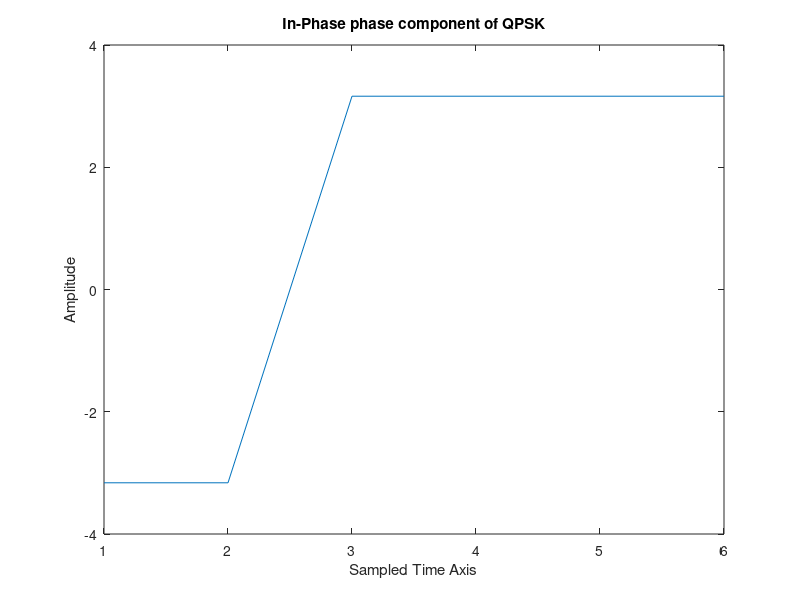
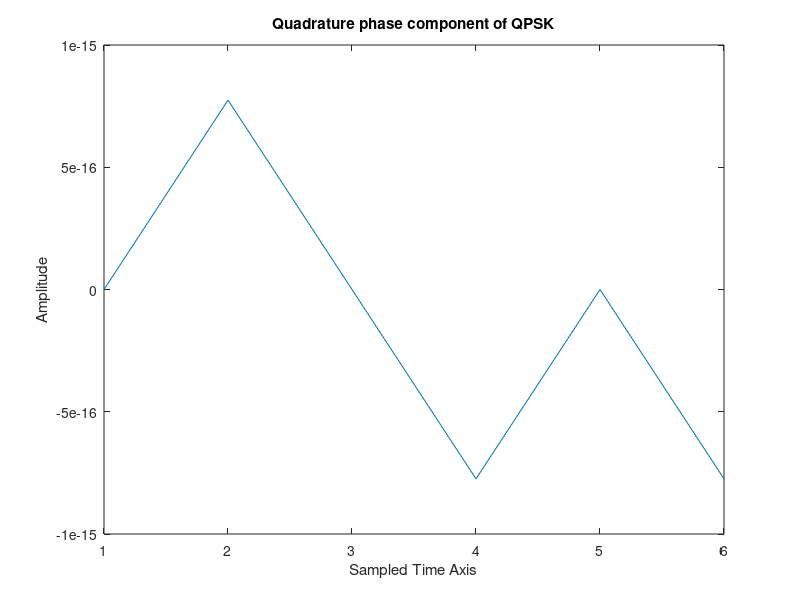
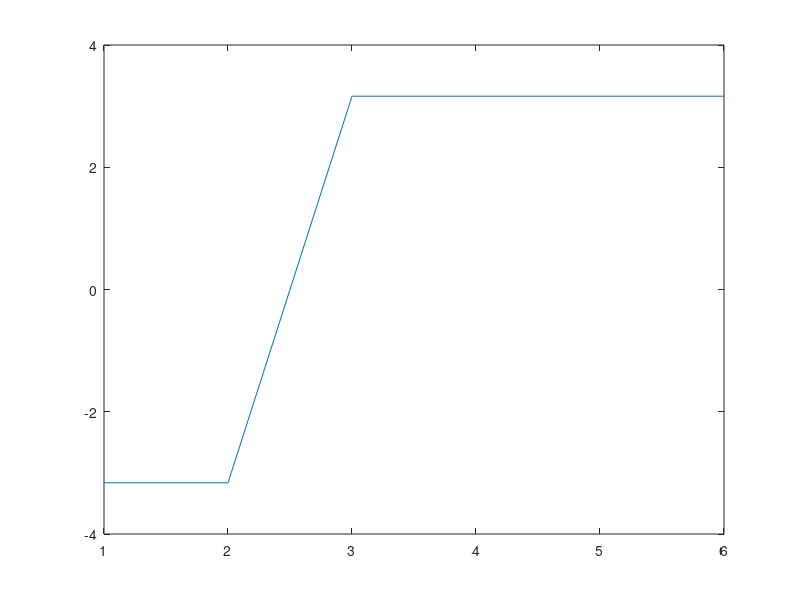
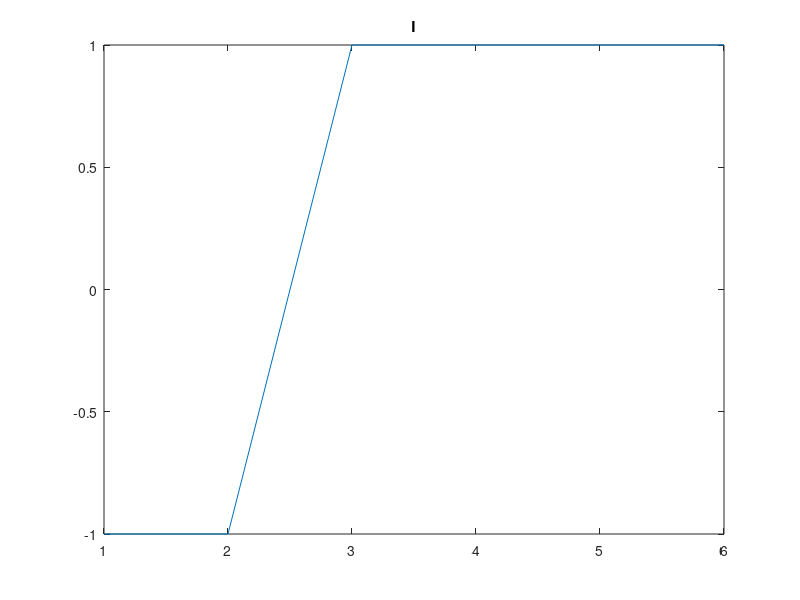

The MATLAB source for these figures, in order:
%QPSK Implemenatation
clear;
%This is the first part of the problem where we are first generating a
%random input of size 6 bits, which results in 3 QPSk sysmbols;
Input = round(rand(1,6));
%Conversion of the bits to -1 and +1;
s = 2*Input - 1;

%The frequncy of the signal along with its sampling frequency which should
%be 10 times more than the frequency of the signal as recommended;
F = input('Enter the frequency of the signal ');
Fs = input('Enter the sampling frequncy ');

%Generating the in-phase component of the first symbol
I = s(1)*sqrt(2*F)*cos(2*pi*F/Fs*[0:(Fs/F)]);
%Generating the quadrature phase component of the first symbol
Q = s(2)*sqrt(2*F)*sin(2*pi*F/Fs*[0:(Fs/F)]);

%Generating the second and the third symbol of the signal;
for i =2:3
I1 = s(2*i-1)*sqrt(2*F)*cos(2*pi*F/Fs*[0:Fs/F]);
Q1 = s(2*i)*sqrt(2*F)*sin(2*pi*F/Fs*[0:Fs/F]);
I = [I I1];
Q = [Q Q1];
end

%plot for Quadrature phase component
plot(I);
title('In-Phase phase component of QPSK');
xlabel('Sampled Time Axis');
ylabel('Amplitude');
figure;

%Plot for in-phase component
plot(Q);
title('Quadrature phase component of QPSK');
xlabel('Sampled Time Axis');
ylabel('Amplitude');
figure;
%Obtaning the QPSk Signal
x = I+Q;

title('QPSK Signal');
xlabel('Samples Time Axis');
ylabel('Amplitude');
plot(x);

figure;
a2 = s(1);
for j  = 0:F/Fs:.01
    a1 = s(1);
    a2 = [a2 a1];
end

for i = 2:3
    a = s(2*i-1);
      for j = 0:F/Fs:.01
         a = [a s(2*i-1)];   
      end
    a2 = [a2 a];
end
    plot(a2);
    title('I');
    
figure;
b2 = s(2);
for j  = 0:F/Fs:.01
    b1 = s(2);
    b2 = [b2 b1];
end

for i = 2:3
    b = s(2*i);
      for j = 0:F/Fs:.01
         b = [b s(2*i)];   
      end
    b2 = [b2 b];
end
    plot(b2);
    title('Q');


 
%Detection of QPSK signals 
N=1000;%Number of Iterations
s1=[1 0];
s2=[0 1];
s3=[-1 0];
s4=[0 -1];
No=.1507;

symbolerror=0;% initializing eror 
for i=1:N
    %generation of uniformly distributed symbols
    a=rand;
    if(a<=0.25)
        data=s1;
    elseif(a<=0.5&a>0.25)
        data=s2;
    elseif(a>0.5&a<=0.75)
        data=s3;
    else
        data=s4;
    end
    
%generation of noise

%corrupting the data with noise

    n(1)=randn*sqrt(No/2); %generating noise with variance No/2
    n(2)=randn*sqrt(No/2);
% Uncomment if Rayleigh fading
    %r=raylrnd(1)*data+n;
    r=data+n;
%detection of corrupted signal
    d1=dot(r,s1);
    d2=dot(r,s2);
    d3=dot(r,s3);
    d4=dot(r,s4);
    d=max([d1 d2 d3 d4]);
    if(d==d1)
        decision=s1;
    elseif(d==d2)
        decision=s2;
    elseif(d==d3)
        decision=s3;
    else(d==d4)
        decision=s4;
    end
    if(data~=decision)
        symbolerror=symbolerror+1;
    end
    X(i,:)=r;
end
perr=symbolerror/N;
figure;
plot(X(:,1),X(:,2),'*');%plot of the received signal points
title('Received signal')
figure;
w=[s1;s2;s3;s4];
plot(w(:,1),w(:,2),'x');
title('Transmitted signal')

 
